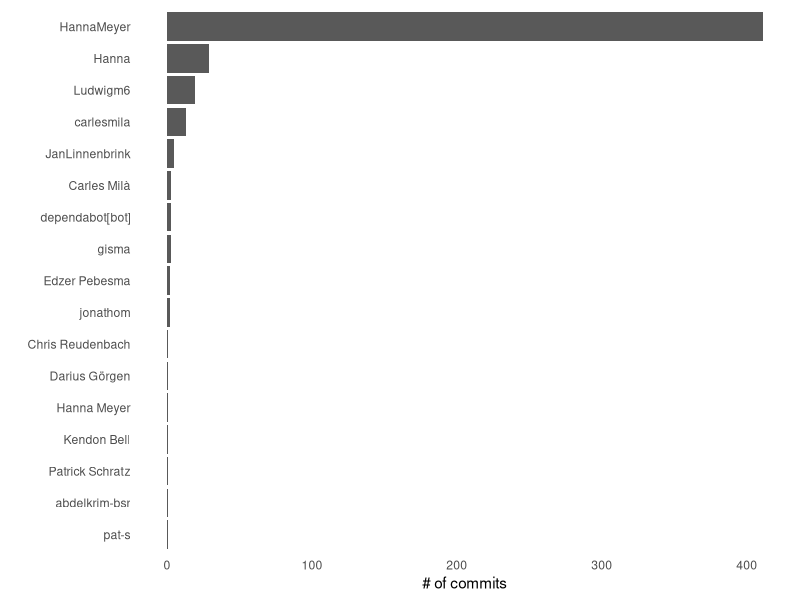
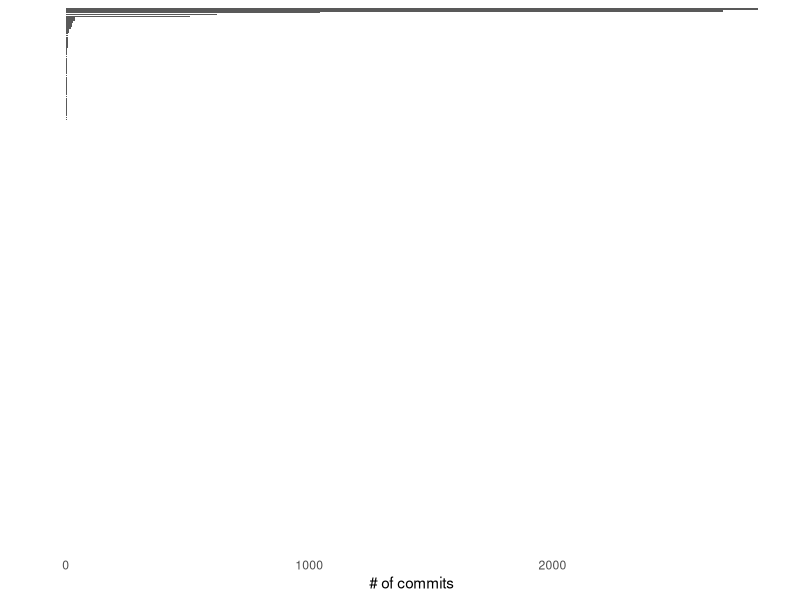
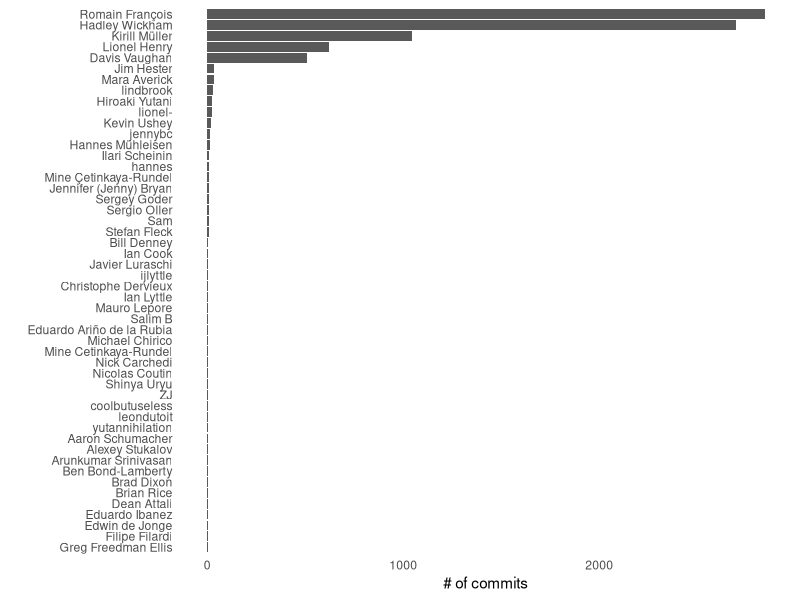
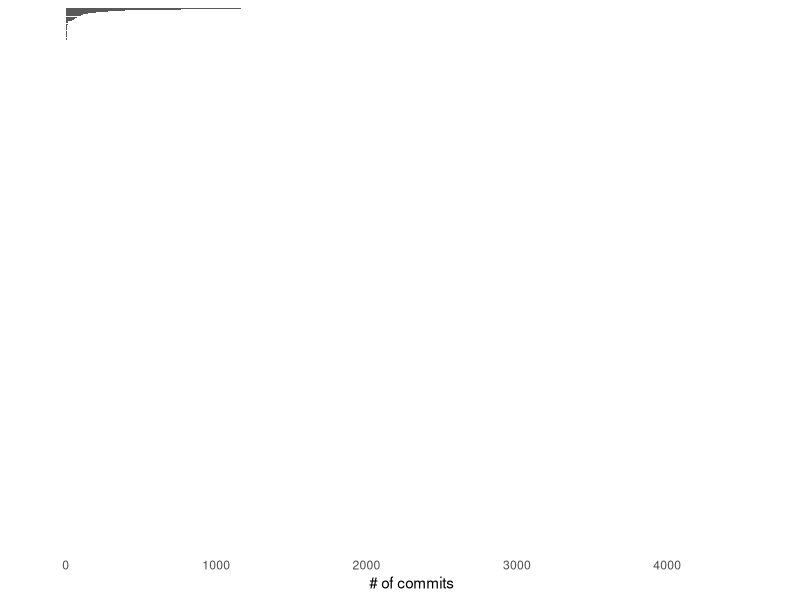
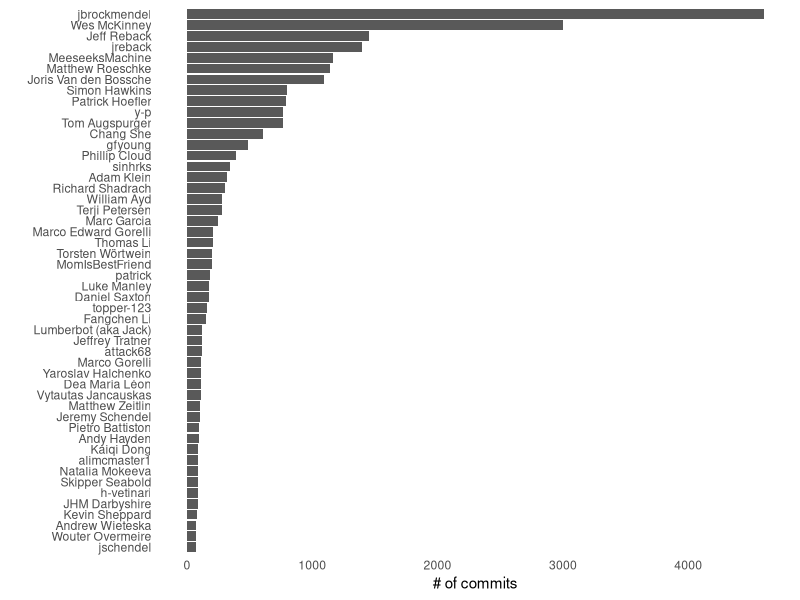
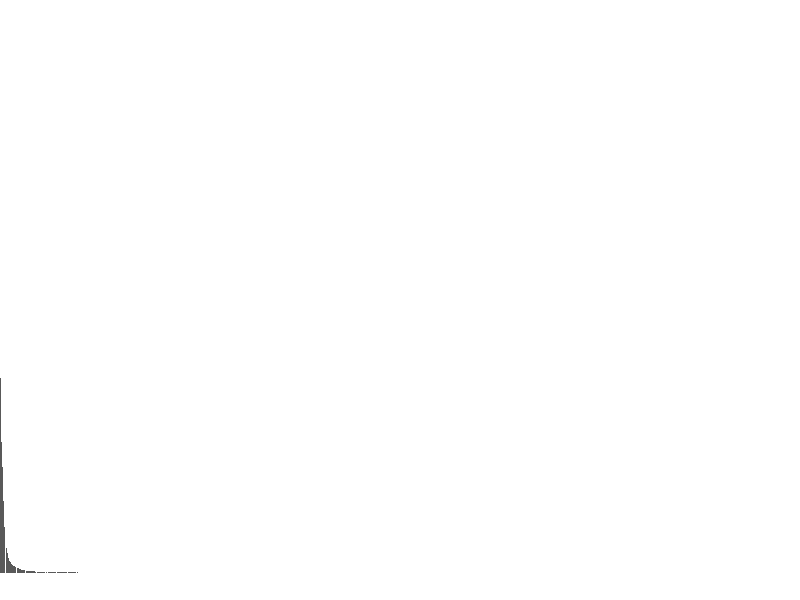
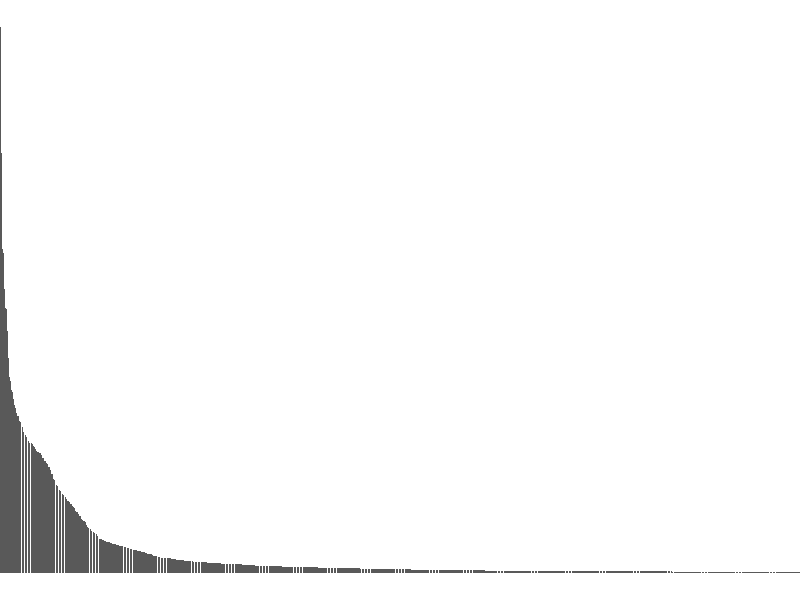
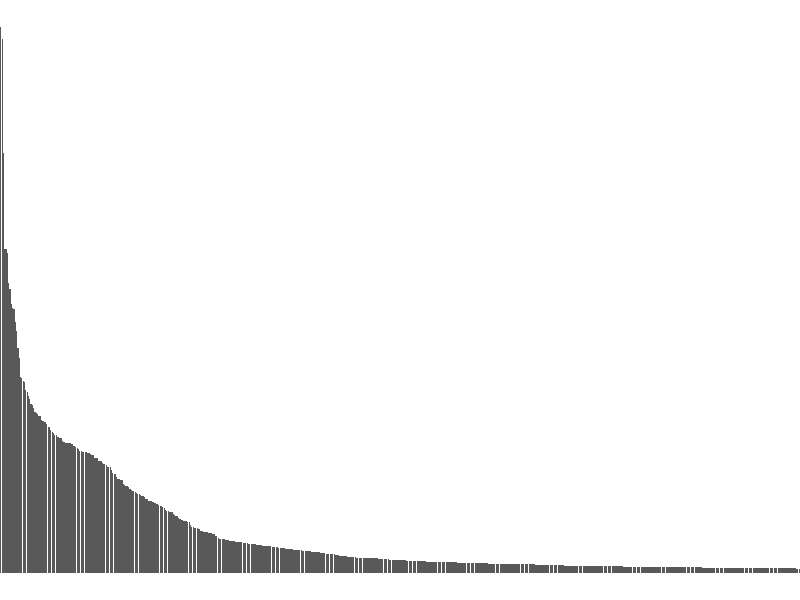

These charts were generated, in order, by the following R code:
## ---- chunk 1
#| include: false
knitr::opts_chunk$set(echo = FALSE, warning = FALSE, message = FALSE)
## ---- chunk 2
library(ggplot2)
read.table("cast.txt", sep = "\t") |> 
  dplyr::mutate(
    V2 = factor(V2, rev(V2))
  ) |> 
  ggplot(aes(V2, V1)) + 
  geom_col() + 
  theme_minimal() + 
  theme(panel.grid = element_blank()) + 
  labs(x = "", y = "# of commits") + 
  coord_flip()
## ---- chunk 3
read.table("dplyr.txt", sep = "\t") |> 
  dplyr::mutate(
    V2 = factor(V2, rev(V2))
  ) |> 
  ggplot(aes(V2, V1)) + 
  geom_col() + 
  theme_minimal() + 
  theme(
    panel.grid = element_blank(),
    axis.text.y = element_blank()
  ) + 
  labs(x = "", y = "# of commits") + 
  coord_flip()
## ---- chunk 4
read.table("dplyr.txt", sep = "\t") |> 
  head(50) |> 
  dplyr::mutate(
    V2 = factor(V2, rev(V2))
  ) |> 
  ggplot(aes(V2, V1)) + 
  geom_col() + 
  theme_minimal() + 
  theme(
    panel.grid = element_blank()
  ) + 
  labs(x = "", y = "# of commits") + 
  coord_flip()
## ---- chunk 5
read.table("pandas.txt", sep = "\t") |> 
  dplyr::mutate(
    V2 = factor(V2, rev(V2))
  ) |> 
  ggplot(aes(V2, V1)) + 
  geom_col() + 
  theme_minimal() + 
  theme(
    panel.grid = element_blank(),
    axis.text.y = element_blank()
  ) + 
  labs(x = "", y = "# of commits") + 
  coord_flip()
## ---- chunk 6
read.table("pandas.txt", sep = "\t") |> 
  head(50) |> 
  dplyr::mutate(
    V2 = factor(V2, rev(V2))
  ) |> 
  ggplot(aes(V2, V1)) + 
  geom_col() + 
  theme_minimal() + 
  theme(
    panel.grid = element_blank()
  ) + 
  labs(x = "", y = "# of commits") + 
  coord_flip()
## ---- chunk 7
downloads <- read.csv("download_stats.csv")

downloads |> 
  dplyr::mutate(
    package = factor(package, package)
  ) |> 
  ggplot(aes(package, n)) + 
  geom_col() + 
  theme_void()
## ---- chunk 8
downloads |> 
  dplyr::filter(
    cumsum(n) <= sum(n) * 0.95
  ) |> 
  dplyr::mutate(
    package = factor(package, package)
  ) |> 
  ggplot(aes(package, n)) + 
  geom_col() + 
  theme_void()
## ---- chunk 9
downloads |> 
  dplyr::filter(
    cumsum(n) <= sum(n) * 0.9
  ) |> 
  dplyr::mutate(
    package = factor(package, package)
  ) |> 
  ggplot(aes(package, n)) + 
  geom_col() + 
  theme_void() + 
  labs()
## ---- chunk 10
ninety <- downloads |> 
  dplyr::filter(
    cumsum(n) <= sum(n) * 0.9
  ) |> 
  dplyr::mutate(
    package = factor(package, package)
  )

ninety |> 
  ggplot(aes(package, n)) + 
  geom_col() + 
  geom_col(data = ninety[ninety$package == "rsample", ], fill = "red") + 
  theme_void() + 
  labs()
